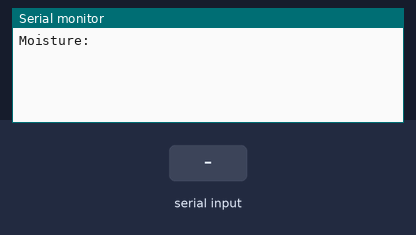
A sketch run on a simulated ESP32. On the bench: the last lines printed to the serial monitor. The test bench sets the inputs (shaded band).

Above: at 1.7 s.
1.8 s: "1" received over the second serial link
At 3.0 s:
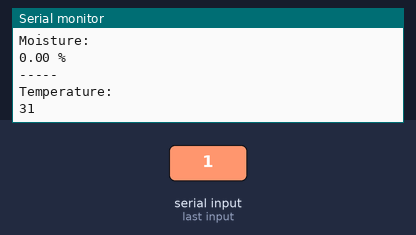
3.5 s: "0" received over the second serial link
At 4.6 s:
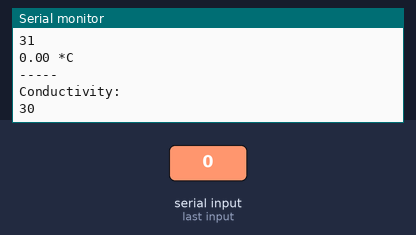
5.0 s: "2" received over the second serial link
At 6.1 s:
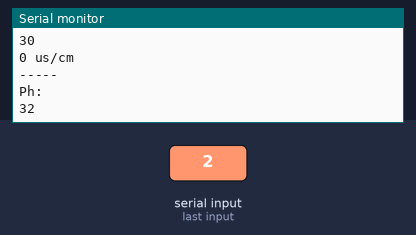

The sketch:

sketch_feb3a.ino
```cpp
#include <SoftwareSerial.h>


#define RE 35
#define DE 34

const uint32_t TIMEOUT = 500UL;

const byte moist[] = {0x01, 0x03, 0x00, 0x00, 0x00, 0x01, 0x84, 0x0A};
const byte temp[] = {0x01, 0x03, 0x00, 0x01, 0x00, 0x01, 0xD5, 0xCA};
const byte EC[] = {0x01, 0x03, 0x00, 0x02, 0x00, 0x01, 0x25, 0xCA};
const byte PH[] = {0x01, 0x03, 0x00, 0x03, 0x00, 0x01, 0x74, 0x0A};

const byte nitro[] = {0x01, 0x03, 0x00, 0x04, 0x00, 0x01, 0xc5, 0xcb};
const byte phos[] = {0x01, 0x03, 0x00, 0x05, 0x00, 0x01, 0x94, 0x0b};
const byte pota[] = {0x01, 0x03, 0x00, 0x06, 0x00, 0x01, 0x64, 0x0b};


byte values[11];
SoftwareSerial mod(2, 3); // Rx pin, Tx pin

void setup() {
  //  Serial.begin(9600);
  Serial.begin(4800);
  mod.begin(4800);
  pinMode(RE, OUTPUT);
  pinMode(DE, OUTPUT);

  delay(500);
}

void loop() {
  byte val1, val2, val3, val4, val5, val6, val7;

  Serial.println("Moisture: ");
  val1 = moisture();
  float Val1 = val1 * 0.1;
  delay(1000);
  //Serial.print(val1);
  Serial.print(Val1);
  Serial.println(" %");
  Serial.println("-----");
  //delay(1000);

  Serial.println("Temperature: ");
  val2 = temperature();
  float Val2 = val2 * 0.1;
  delay(1000);
  //Serial.print(val2);
  Serial.print(Val2);
  Serial.println(" *C");
  Serial.println("-----");
  //delay(1000);

  Serial.println("Conductivity: ");
  val3 = conductivity();
  delay(1000);
  Serial.print(val3);
  Serial.println(" us/cm");
  Serial.println("-----");

  Serial.println("Ph: ");
  val4 = ph();
  float Val4 = val4 * 0.1;
  delay(1000);
  //Serial.print(val4);
  Serial.print(Val4);
  Serial.println(" ph");
  Serial.println("-----");

  Serial.println("Nitrogen (N): ");
  val5 = nitrogen();
  float Val5 = val5 * 0.1;
  delay(1000);
  //Serial.print(val4);
  Serial.print(Val5);
  Serial.println(" mg/kg");
  Serial.println("-----");

  Serial.println("Phosphorous (P): ");
  val6 = phosphorous();
  float Val6 = val6 * 0.1;
  delay(1000);
  //Serial.print(val4);
  Serial.print(Val6);
  Serial.println(" mg/kg");
  Serial.println("-----");

  Serial.println("Potassium (K): ");
  val7 = potassium();
  float Val7 = val7 * 0.1;
  delay(1000);
  //Serial.print(val4);
  Serial.print(Val7);
  Serial.println(" mg/kg");
  Serial.println("-----");

  delay(5000);
}

int16_t moisture() {
  uint32_t startTime = 0;
  uint8_t  byteCount = 0;

  digitalWrite(DE, HIGH);
  digitalWrite(RE, HIGH);
  delay(10);
  mod.write(moist, sizeof(moist));
  mod.flush();
  digitalWrite(DE, LOW);
  digitalWrite(RE, LOW);

  startTime = millis();
  while ( millis() - startTime <= TIMEOUT ) {
    if (mod.available() && byteCount < sizeof(values) ) {
      values[byteCount++] = mod.read();
      printHexByte(values[byteCount - 1]);
    }
  }
  Serial.println();
  return (int16_t)(values[4] << 8 | values[5]);

}

int16_t temperature() {
  uint32_t startTime = 0;
  uint8_t  byteCount = 0;

  digitalWrite(DE, HIGH);
  digitalWrite(RE, HIGH);
  delay(10);
  mod.write(temp, sizeof(temp));
  mod.flush();
  digitalWrite(DE, LOW);
  digitalWrite(RE, LOW);

  startTime = millis();
  while ( millis() - startTime <= TIMEOUT ) {
    if (mod.available() && byteCount < sizeof(values) ) {
      values[byteCount++] = mod.read();
      printHexByte(values[byteCount - 1]);
    }
  }
  Serial.println();
  return (int16_t)(values[4] << 8 | values[5]);

}

int16_t conductivity() {
  uint32_t startTime = 0;
  uint8_t  byteCount = 0;

  digitalWrite(DE, HIGH);
  digitalWrite(RE, HIGH);
  delay(10);
  mod.write(EC, sizeof(EC));
  mod.flush();
  digitalWrite(DE, LOW);
  digitalWrite(RE, LOW);

  startTime = millis();
  while ( millis() - startTime <= TIMEOUT ) {
    if (mod.available() && byteCount < sizeof(values) ) {
      values[byteCount++] = mod.read();
      printHexByte(values[byteCount - 1]);
    }
  }
  Serial.println();
  return (int16_t)(values[4] << 8 | values[5]);

}

int16_t ph() {
  uint32_t startTime = 0;
  uint8_t  byteCount = 0;

  digitalWrite(DE, HIGH);
  digitalWrite(RE, HIGH);
  delay(10);
  mod.write(PH, sizeof(PH));
  mod.flush();
  digitalWrite(DE, LOW);
  digitalWrite(RE, LOW);

  startTime = millis();
  while ( millis() - startTime <= TIMEOUT ) {
    if (mod.available() && byteCount < sizeof(values) ) {
      values[byteCount++] = mod.read();
      printHexByte(values[byteCount - 1]);
    }
  }
  Serial.println();
  return (int16_t)(values[4] << 8 | values[5]);

}
int16_t nitrogen() {
  uint32_t startTime = 0;
  uint8_t  byteCount = 0;

  digitalWrite(DE, HIGH);
  digitalWrite(RE, HIGH);
  delay(10);
  mod.write(nitro, sizeof(nitro));
  mod.flush();
  digitalWrite(DE, LOW);
  digitalWrite(RE, LOW);

  startTime = millis();
  while ( millis() - startTime <= TIMEOUT ) {
    if (mod.available() && byteCount < sizeof(values) ) {
      values[byteCount++] = mod.read();
      printHexByte(values[byteCount - 1]);
    }
  }
  Serial.println();
  return (int16_t)(values[4] << 8 | values[5]);

}
int16_t phosphorous() {
  uint32_t startTime = 0;
  uint8_t  byteCount = 0;

  digitalWrite(DE, HIGH);
  digitalWrite(RE, HIGH);
  delay(10);
  mod.write(phos, sizeof(phos));
  mod.flush();
  digitalWrite(DE, LOW);
  digitalWrite(RE, LOW);

  startTime = millis();
  while ( millis() - startTime <= TIMEOUT ) {
    if (mod.available() && byteCount < sizeof(values) ) {
      values[byteCount++] = mod.read();
      printHexByte(values[byteCount - 1]);
    }
  }
  Serial.println();
  return (int16_t)(values[4] << 8 | values[5]);

}

int16_t potassium() {
  uint32_t startTime = 0;
  uint8_t  byteCount = 0;

  digitalWrite(DE, HIGH);
  digitalWrite(RE, HIGH);
  delay(10);
  mod.write(pota, sizeof(pota));
  mod.flush();
  digitalWrite(DE, LOW);
  digitalWrite(RE, LOW);

  startTime = millis();
  while ( millis() - startTime <= TIMEOUT ) {
    if (mod.available() && byteCount < sizeof(values) ) {
      values[byteCount++] = mod.read();
      printHexByte(values[byteCount - 1]);
    }
  }
  Serial.println();
  return (int16_t)(values[4] << 8 | values[5]);

}

void printHexByte(byte b)
{
  Serial.print((b >> 4) & 0xF, HEX);
  Serial.print(b & 0xF, HEX);
  Serial.print(' ');
}
```

Measured:
- after the input at 1.8 s, the serial monitor: prints a new line after 0.22 s (image 1)
- after the input at 3.5 s, the serial monitor: prints a new line at once (image 2)
- after the input at 5.0 s, the serial monitor: prints a new line at once (image 3)
